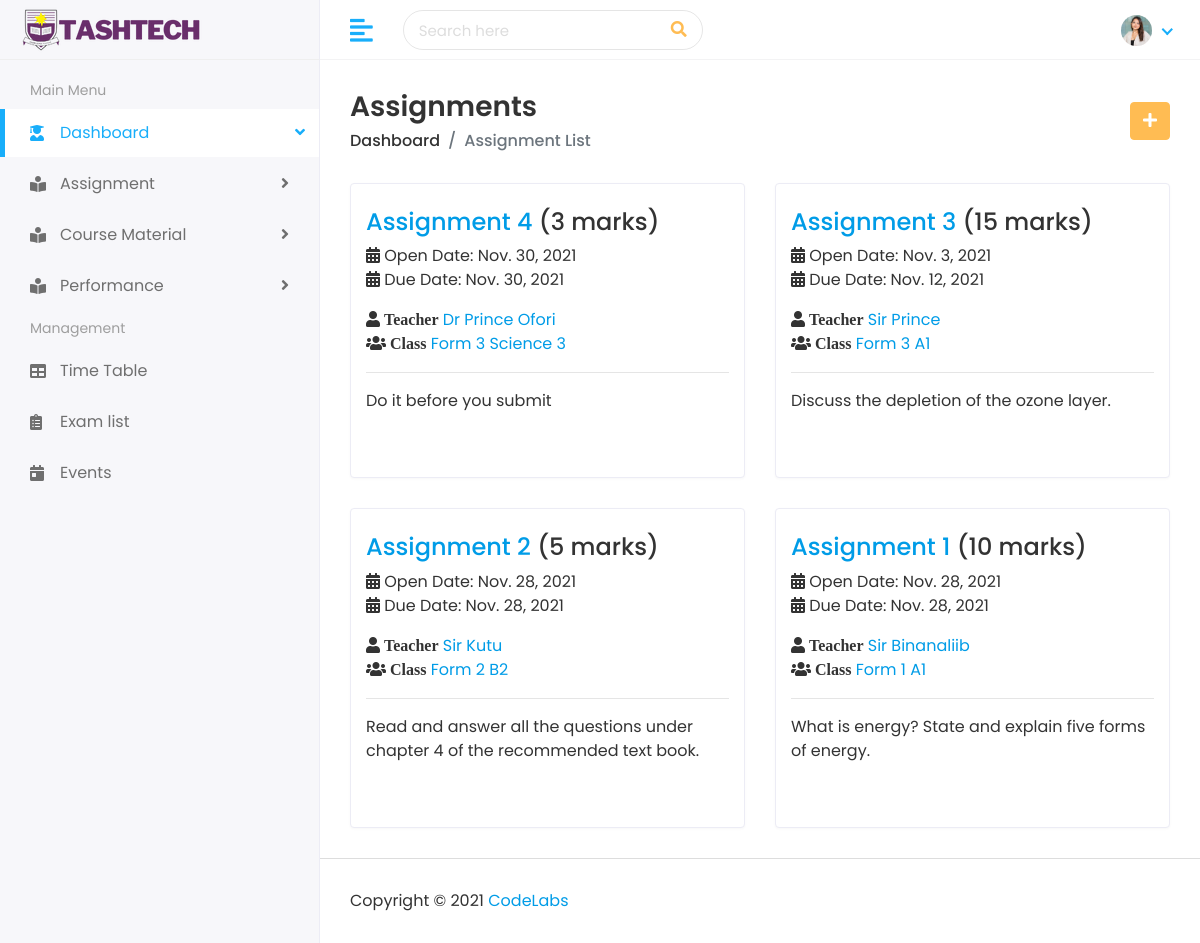
The app's page /teacher/teacher_assignments with its own data.
### TSMS/adminModels.py (models this page shows, shortened)
class Assignment(models.Model):
    teacher = models.CharField(max_length=100)
    assignment_name = models.CharField(max_length=150)
    assignment_description = models.CharField(max_length=2000)
    assignment_start_date = models.DateField()
    assignment_end_date = models.DateField()
    assignment_grade = models.CharField(max_length=20, null=True)
    assignment_class = models.CharField(max_length=20, null=True)

### TSMS/views.py (the view)
# urls.py: path('teacher/teacher_assignments',
def teacher_assignments(request):
    assignments = Assignment.objects.all().order_by('-id')
    return render(request, 'teacher/assignments.html', {'assignments': assignments})

### templates/teacher/assignments.html (shortened to what this page needs)
{% extends 'base/teacher-base.html' %}
{% block content %}
<div class="content container-fluid">
    <div class="page-header">
        <div class="row align-items-center">
            <div class="col">
                <h3 class="page-title">Assignments</h3>
                <ul class="breadcrumb">
                    <li class="breadcrumb-item">
                        <a href="{% url 'studentDashboard' %}">Dashboard</a>
                    </li>
                    <li class="breadcrumb-item active">Assignment List</li>
                </ul>
            </div>
            <div class="col-auto text-right float-right ml-auto">
                <a href="{% url 'add_assignment' %}" class="btn btn-primary"><i class="fas fa-plus"></i></a>
            </div>
        </div>
    </div>
    <div class="row">
        {% for assignment in assignments %}
        <div class="col-12 col-sm-6">
            <div class="card">
                <div class="col-md-12 mt-4">
                    <h4>
                        <a href="#">{{assignment.assignment_name}}</a> ({{assignment.assignment_grade}} marks)
                    </h4>
                    <div class="meta">
                        <ul>
                            <li>
                                <i class="fas fa-calendar-alt"></i> Open Date: {{assignment.assignment_start_date}}
                                <span>&nbsp;&nbsp;&nbsp;</span>
                            </li>
                            <li>
                                <i class="fas fa-calendar-alt"></i> Due Date: {{assignment.assignment_end_date}}
                                <span>&nbsp;&nbsp;&nbsp;</span>
                            </li>
                        </ul>
                        <ul>
                            <li>
                                <i class="fas fa-user"> Teacher </i>
                                <a href="#"> {{assignment.teacher}} </a>
                            </li>
                            <li>
                                <i class="fas fa-users"> Class </i>
                                <a href="#">{{assignment.assignment_class}}</a>
                            </li>
                        </ul>
                    </div>
                    <hr />
                    <p>{{assignment.assignment_description}}</p>
                </div>
                <div class="card-body"></div>
            </div>
        </div>
        {% endfor %}
    </div>
</div>
{% endblock %}

### static/general_dashboards/assets/css/style.css (style rules this page uses)
html { height: 100% }
body { background-color: #fff; color: #333; font-family: poppins, sans-serif; font-size: 1rem; height: 100%; line-height: 1.5; overflow-x: hidden }
h1, h2, h3, h4, h5, h6 { font-family: poppins, sans-serif; margin-top: 0 }
a { color: #009ce7 }
input, button, a { transition: all .4s ease; -moz-transition: all .4s ease; -o-transition: all .4s ease; -ms-transition: all .4s ease; -webkit-transition: all .4s ease }
ul, ol { padding: 0; list-style: none }
.btn-primary { background-color: #ffbc53; border: 1px solid #ffbc53 }
.card { border: 1px solid #ececf5; box-shadow: 0 1px 3px 0 rgba(0, 0, 0, .03); margin-bottom: 1.875rem }
.card-body { padding: 1.5rem }
.page-wrapper>.content { padding: 1.875rem 1.875rem 0 }
.page-header { margin-bottom: 1.875rem }
.page-header .breadcrumb { background-color: transparent; color: #6c757d; font-size: 1rem; font-weight: 500; margin-bottom: 0; padding: 0 }
.page-header .breadcrumb a { color: #333 }
.page-title { font-size: 28px; font-weight: 600; color: #333; margin-bottom: 5px }

### records on screen
Assignment: assignment_name "Assignment 4", assignment_grade "3", assignment_start_date "Nov. 30, 2021", assignment_end_date "Nov. 30, 2021", teacher "Dr Prince Ofori", assignment_class "Form 3 Science 3", assignment_description "Do it before you submit"
Assignment: assignment_name "Assignment 3", assignment_grade "15", assignment_start_date "Nov. 3, 2021", assignment_end_date "Nov. 12, 2021", teacher "Sir Prince", assignment_class "Form 3 A1", assignment_description "Discuss the depletion of the ozone layer."
Assignment: assignment_name "Assignment 2", assignment_grade "5", assignment_start_date "Nov. 28, 2021", assignment_end_date "Nov. 28, 2021", teacher "Sir Kutu", assignment_class "Form 2 B2", assignment_description "Read and answer all the questions under chapter 4 of the recommended text book."
Assignment: assignment_name "Assignment 1", assignment_grade "10", assignment_start_date "Nov. 28, 2021", assignment_end_date "Nov. 28, 2021", teacher "Sir Binanaliib", assignment_class "Form 1 A1", assignment_description "What is energy? State and explain five forms of energy."
